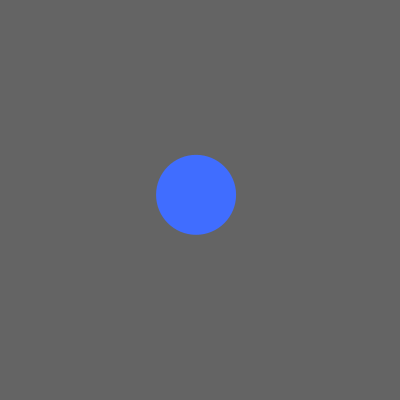
Frame 1 (no input)
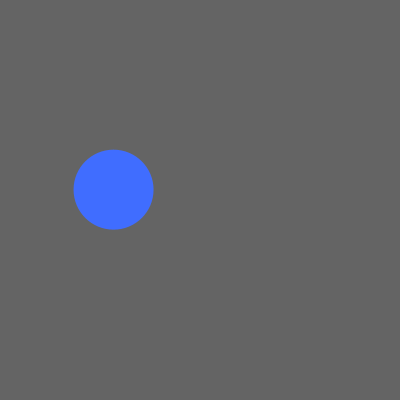
Frame 60 (the mouse pressed at the canvas centre just before this capture)
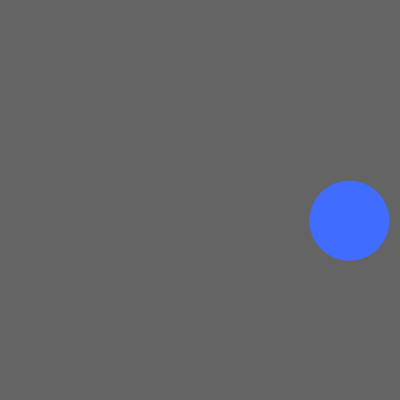
Frame 120 (the mouse held since frame 60 and released just before this capture)

The Processing sketch that drew these frames (run headless with seeded random() and noise(); from frame 60 on, the mouse is pressed at the canvas centre):

// Processing sketch: processing_100812
// ── processing_100812.pde

void setup()
{
  size(400, 400);
  noStroke();
  smooth();
  colorMode(HSB);

  xpos = width/2;
  ypos = height/2;
  angle = random(2*PI);
  speed = random(25);
}

float xpos, ypos, angle, speed;
boolean grabbed;

void draw()
{
  background(100);
  makeBall();
  catchBall();
}

void makeBall()
{
  if (!grabbed)
  {
    xpos+=cos(angle)*speed;
    ypos+=sin(angle)*speed;

    if (xpos >= width-40 || xpos <= 40)  angle = PI-angle;
    if (ypos >= height-40 || ypos <= 40)  angle = 2*PI-angle;
    
    fill(160, 190, 255);
    ellipse(xpos, ypos, 80, 80);
  }
  else
  {
    xpos = mouseX;
    ypos = mouseY;
    
    if (xpos >= width-40)  xpos = width-40;
    if (xpos <= 40)        xpos = 40;    
    if (ypos >= height-40) ypos = height-40;
    if (ypos <= 40)        ypos = 40;
    
    fill(0, 190, 255);
    ellipse(xpos, ypos, 80, 80);
  }
}

void catchBall()
{
  if (mousePressed)
  {
    if (sqrt(pow(mouseX-xpos, 2)+pow(mouseY-ypos, 2)) <= 40)
    {
      grabbed = true;
    }
  }
}

void mouseReleased()
{
  if (grabbed)
  {
    float newSpeed = sqrt(pow(mouseX-pmouseX, 2)+
                          pow(mouseY-pmouseY, 2));
    float newAngle = atan2(mouseY-pmouseY, mouseX-pmouseX);
    
    speed = newSpeed;
    angle = newAngle;
    
    grabbed  = false;
  }
}
